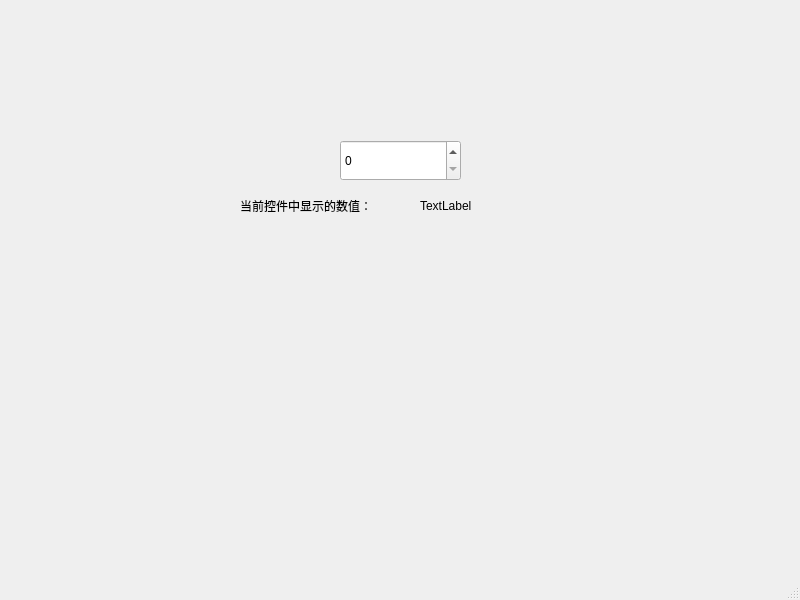
<?xml version="1.0" encoding="UTF-8"?>
<ui version="4.0">
 <class>MainWindow</class>
 <widget class="QMainWindow" name="MainWindow">
  <property name="geometry">
   <rect>
    <x>0</x>
    <y>0</y>
    <width>800</width>
    <height>600</height>
   </rect>
  </property>
  <property name="windowTitle">
   <string>MainWindow</string>
  </property>
  <widget class="QWidget" name="centralwidget">
   <widget class="QSpinBox" name="spinBox">
    <property name="geometry">
     <rect>
      <x>340</x>
      <y>140</y>
      <width>121</width>
      <height>41</height>
     </rect>
    </property>
   </widget>
   <widget class="QLabel" name="label">
    <property name="geometry">
     <rect>
      <x>240</x>
      <y>190</y>
      <width>191</width>
      <height>31</height>
     </rect>
    </property>
    <property name="text">
     <string>当前控件中显示的数值：</string>
    </property>
   </widget>
   <widget class="QLabel" name="label_2">
    <property name="geometry">
     <rect>
      <x>420</x>
      <y>190</y>
      <width>72</width>
      <height>31</height>
     </rect>
    </property>
    <property name="text">
     <string>TextLabel</string>
    </property>
   </widget>
  </widget>
  <widget class="QMenuBar" name="menubar">
   <property name="geometry">
    <rect>
     <x>0</x>
     <y>0</y>
     <width>800</width>
     <height>26</height>
    </rect>
   </property>
  </widget>
  <widget class="QStatusBar" name="statusbar"/>
 </widget>
 <resources/>
 <connections/>
</ui>
